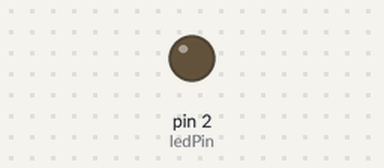
This sketch was run on a simulated Arduino Uno, built with avr-gcc and run on an emulated ATmega328P. Shown: output pins drawn as LEDs (lit = HIGH).

Above: at 0.2 s.
At 7.4 s:
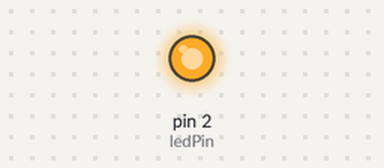
Timing chart, 0 to 7.8 s (numbered marks = the images above):
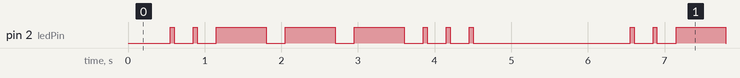

Measured:
- by itself, pin 2 (ledPin): repeats every 6.0 s: LOW 0.25 s, HIGH 0.05 s, 3 × (LOW 0.25 s, HIGH 0.65 s), 3 × (LOW 0.25 s, HIGH 0.05 s), LOW 2.1 s, HIGH 0.05 s
- by itself, everything shown: repeats every 6.0 s, in 16 steps

The sketch:

ex03.ino
```cpp
// ex03 SOS灯光：短亮150ms，长亮450ms，间隔150ms；整套结束停顿1000ms
const int ledPin = 2;
unsigned long preTime = 0;
unsigned long curTime;

// 时间定义
const unsigned long shortOn = 300;
const unsigned long longOn = 900;
const unsigned long gap = 250;     // 字符之间间隔
const unsigned long endGap = 1500;  // 整套SOS结束停顿

// SOS序列：0=短亮，1=长亮
int sosSeq[] = {0,0,0, 1,1,1, 0,0,0};
int seqIndex = 0;
bool waitEnd = false;

void setup() {
  pinMode(ledPin, OUTPUT);
  digitalWrite(ledPin, LOW);
}

void loop() {
  curTime = millis();
  if (waitEnd) {
    if (curTime - preTime >= endGap) {
      waitEnd = false;
      seqIndex = 0;
      preTime = curTime;
    }
    return;
  }

  if (curTime - preTime >= (sosSeq[seqIndex] ? longOn : shortOn)) {
    digitalWrite(ledPin, LOW);
    preTime = curTime;
    delay(gap); // 字符间隔
    seqIndex++;
    if (seqIndex >= sizeof(sosSeq)/sizeof(int)) {
      waitEnd = true;
      preTime = curTime;
      return;
    }
    digitalWrite(ledPin, HIGH);
    preTime = curTime;
  }
}
```
